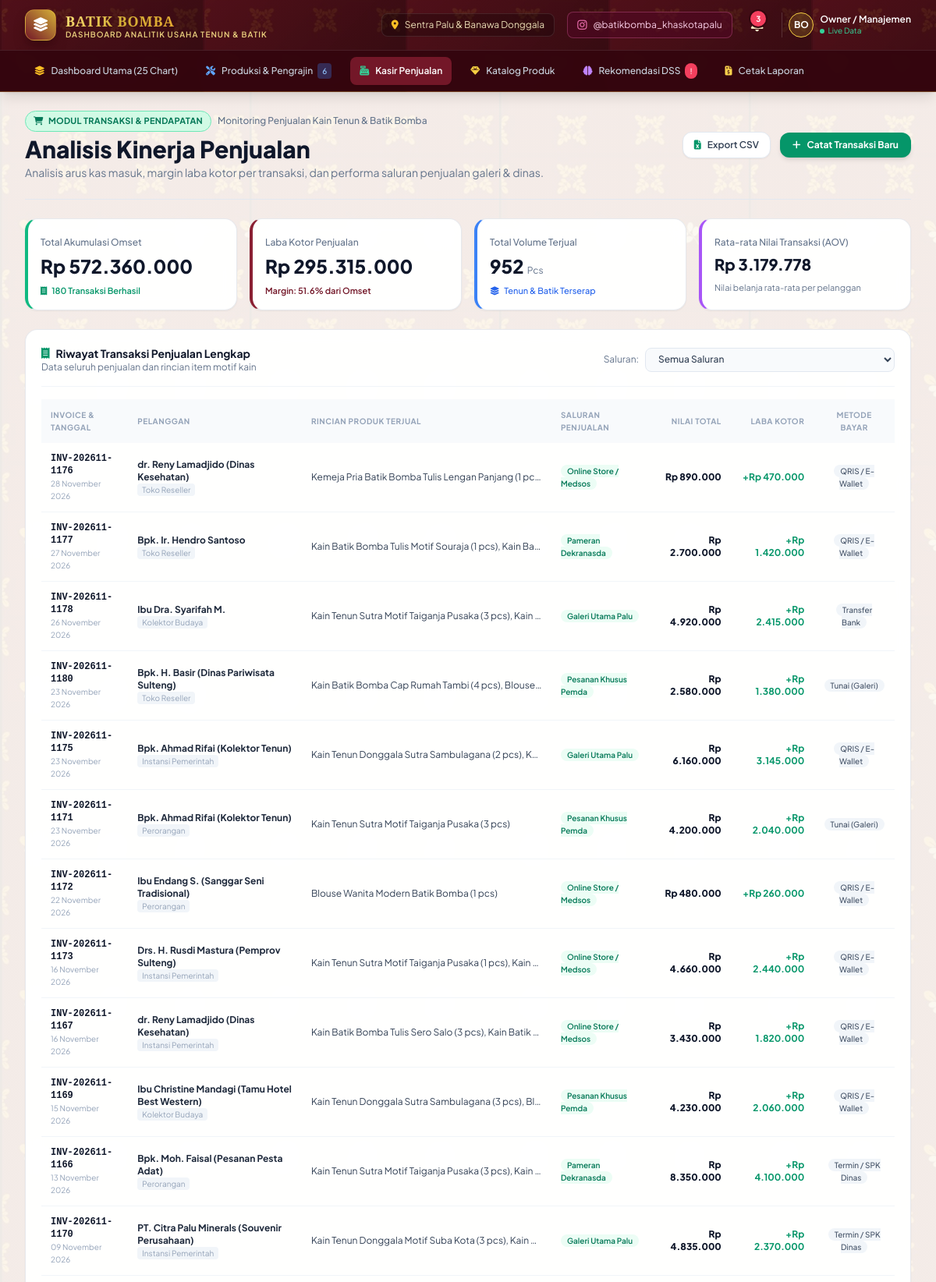
The page /sales.php (upper part) on the database its author committed.
### tables this page shows
CREATE TABLE sales (
        id INTEGER PRIMARY KEY AUTOINCREMENT,
        invoice_number TEXT NOT NULL UNIQUE,
        sale_date TEXT NOT NULL,
        customer_name TEXT NOT NULL,
        customer_type TEXT NOT NULL, -- 'Perorangan', 'Instansi Pemerintah', 'Kolektor Budaya', 'Toko Reseller'
        sales_channel TEXT NOT NULL, -- 'Galeri Utama Palu', 'Pameran Dekranasda', 'Online Store / Medsos', 'Pesanan Khusus Pemda'
        total_amount REAL NOT NULL,
        total_cost REAL NOT NULL DEFAULT 0,
        total_profit REAL NOT NULL DEFAULT 0,
        payment_method TEXT DEFAULT 'Transfer Bank',
        status TEXT DEFAULT 'Lunas',
        notes TEXT,
        created_at TEXT DEFAULT CURRENT_TIMESTAMP
    );

### database.php (called while the page is built, shortened)
<?php
function formatRupiah($angka) {
    return 'Rp ' . number_format($angka, 0, ',', '.');
}
function formatTanggalIndo($tanggal) {
    $bulanIndo = [
        1 => 'Januari', 'Februari', 'Maret', 'April', 'Mei', 'Juni',
        'Juli', 'Agustus', 'September', 'Oktober', 'November', 'Desember'
    ];
    $timestamp = strtotime($tanggal);
    $hari = date('d', $timestamp);
    $bulan = $bulanIndo[(int)date('m', $timestamp)];
    $tahun = date('Y', $timestamp);
    return "$hari $bulan $tahun";
}

### sales.php (the view, shortened to what this page needs)
<?php
require_once __DIR__ . '/config/database.php';
$pdo = getDBConnection();
$channelFilter = $_GET['channel'] ?? 'all';
$queryWhere = "1=1";
$salesStats = $pdo->query("SELECT
    COUNT(*) as total_transaksi,
    COALESCE(SUM(total_amount), 0) as total_omset,
    COALESCE(SUM(total_cost), 0) as total_hpp,
    COALESCE(SUM(total_profit), 0) as total_laba,
    COALESCE(AVG(total_amount), 0) as avg_order_value
    FROM sales s WHERE $queryWhere")->fetch();
$totalPcsSold = (int)$pdo->query("SELECT COALESCE(SUM(si.quantity), 0) FROM sale_items si JOIN sales s ON si.sale_id = s.id WHERE $queryWhere")->fetchColumn();
$salesListQuery = "SELECT
    s.*,
    GROUP_CONCAT(p.name || ' (' || si.quantity || ' pcs)', ', ') as items_summary,
    SUM(si.quantity) as total_items_qty
    FROM sales s
    JOIN sale_items si ON s.id = si.sale_id
    JOIN products p ON si.product_id = p.id
    WHERE $queryWhere
    GROUP BY s.id
    ORDER BY s.sale_date DESC, s.id DESC";
$salesList = $pdo->query($salesListQuery)->fetchAll();
include __DIR__ . '/includes/header.php';
?>
<div class="flex flex-col md:flex-row md:items-center md:justify-between pb-6 border-b border-slate-200 gap-4">
    <div>
        <div class="flex items-center space-x-2">
            <span class="px-2.5 py-1 text-[11px] font-bold tracking-wide uppercase rounded-full bg-emerald-100 text-emerald-700 border border-emerald-300">
                <i class="fas fa-shopping-cart mr-1"></i> Modul Transaksi & Pendapatan
            </span>
            <span class="text-xs text-slate-500 font-medium">Monitoring Penjualan Kain Tenun & Batik Bomba</span>
        </div>
        <h1 class="text-2xl sm:text-3xl font-extrabold text-slate-900 mt-1">
            Analisis Kinerja Penjualan
        </h1>
        <p class="text-xs sm:text-sm text-slate-500 mt-0.5">
            Analisis arus kas masuk, margin laba kotor per transaksi, dan performa saluran penjualan galeri & dinas.
        </p>
    </div>
    <div class="flex items-center space-x-3">
        <a href="api.php?action=export_csv&type=sales" class="px-3.5 py-2 bg-white border border-slate-200 hover:bg-slate-50 text-slate-700 text-xs font-semibold rounded-xl shadow-sm transition flex items-center">
            <i class="fas fa-file-excel mr-2 text-emerald-600"></i> Export CSV
        </a>
        <button onclick="document.getElementById('modalAddSale').classList.remove('hidden')" class="px-4 py-2 bg-emerald-600 hover:bg-emerald-700 text-white text-xs font-bold rounded-xl shadow-md transition flex items-center">
            <i class="fas fa-plus mr-2"></i> Catat Transaksi Baru
        </button>
    </div>
</div>
<div class="grid grid-cols-1 sm:grid-cols-2 lg:grid-cols-4 gap-4 my-6">
    <div class="glass-card rounded-2xl p-4 shadow-sm border-l-4 border-l-emerald-500">
        <span class="text-xs text-slate-500 font-medium">Total Akumulasi Omset</span>
        <div class="mt-1 text-2xl font-extrabold text-slate-900"><?= formatRupiah($salesStats['total_omset']) ?></div>
        <div class="mt-2 text-[11px] text-emerald-600 font-semibold"><i class="fas fa-receipt mr-1"></i> <?= $salesStats['total_transaksi'] ?> Transaksi Berhasil</div>
    </div>
    <div class="glass-card rounded-2xl p-4 shadow-sm border-l-4 border-l-bomba-500">
        <span class="text-xs text-slate-500 font-medium">Laba Kotor Penjualan</span>
        <div class="mt-1 text-2xl font-extrabold text-slate-900"><?= formatRupiah($salesStats['total_laba']) ?></div>
        <div class="mt-2 text-[11px] text-bomba-600 font-semibold">
            Margin: <?= ($salesStats['total_omset'] > 0) ? round(($salesStats['total_laba'] / $salesStats['total_omset']) * 100, 1) : 0 ?>% dari Omset
        </div>
    </div>
    <div class="glass-card rounded-2xl p-4 shadow-sm border-l-4 border-l-blue-500">
        <span class="text-xs text-slate-500 font-medium">Total Volume Terjual</span>
        <div class="mt-1 text-2xl font-extrabold text-slate-900"><?= number_format($totalPcsSold, 0, ',', '.') ?> <span class="text-xs font-normal text-slate-500">Pcs</span></div>
        <div class="mt-2 text-[11px] text-blue-600 font-medium"><i class="fas fa-layer-group mr-1"></i> Tenun & Batik Terserap</div>
    </div>
    <div class="glass-card rounded-2xl p-4 shadow-sm border-l-4 border-l-purple-500">
        <span class="text-xs text-slate-500 font-medium">Rata-rata Nilai Transaksi (AOV)</span>
        <div class="mt-1 text-xl font-extrabold text-slate-900"><?= formatRupiah($salesStats['avg_order_value']) ?></div>
        <div class="mt-2 text-[11px] text-slate-500">Nilai belanja rata-rata per pelanggan</div>
    </div>
</div>
<div class="glass-card rounded-2xl p-5 shadow-sm">
    <div class="flex flex-col sm:flex-row sm:items-center sm:justify-between pb-4 border-b border-slate-100 gap-3">
        <div>
            <h3 class="text-sm font-bold text-slate-900 flex items-center">
                <i class="fas fa-receipt mr-2 text-emerald-600"></i> Riwayat Transaksi Penjualan Lengkap
            </h3>
            <p class="text-xs text-slate-500">Data seluruh penjualan dan rincian item motif kain</p>
        </div>
        <div class="flex items-center space-x-2 text-xs">
            <span class="text-slate-500">Saluran:</span>
            <select onchange="location.href='sales.php?channel=' + this.value" class="px-3 py-1.5 bg-slate-50 border border-slate-200 rounded-lg text-slate-700 font-medium">
                <option value="all" <?= $channelFilter === 'all' ? 'selected' : '' ?>>Semua Saluran</option>
            </select>
        </div>
    </div>
    <div class="mt-4 overflow-x-auto">
        <table class="w-full text-left text-xs text-slate-600">
            <thead class="text-slate-400 bg-slate-50 uppercase text-[10px] tracking-wider">
                <tr>
                    <th class="py-3 px-3">Invoice & Tanggal</th>
                    <th class="py-3 px-3">Pelanggan</th>
                    <th class="py-3 px-3">Rincian Produk Terjual</th>
                    <th class="py-3 px-3">Saluran Penjualan</th>
                    <th class="py-3 px-3 text-right">Nilai Total</th>
                    <th class="py-3 px-3 text-right">Laba Kotor</th>
                    <th class="py-3 px-3 text-center">Metode Bayar</th>
                </tr>
            </thead>
            <tbody class="divide-y divide-slate-100">
                <?php foreach ($salesList as $sale): ?>
                <tr class="hover:bg-slate-50/70 transition">
                    <td class="py-3 px-3">
                        <span class="font-mono font-bold text-slate-900 block"><?= htmlspecialchars($sale['invoice_number']) ?></span>
                        <span class="text-[10px] text-slate-400"><?= formatTanggalIndo($sale['sale_date']) ?></span>
                    </td>
                    <td class="py-3 px-3">
                        <div class="font-bold text-slate-800"><?= htmlspecialchars($sale['customer_name']) ?></div>
                        <span class="text-[10px] text-slate-400 bg-slate-100 px-1.5 py-0.5 rounded"><?= htmlspecialchars($sale['customer_type']) ?></span>
                    </td>
                    <td class="py-3 px-3 max-w-xs truncate text-slate-700" title="<?= htmlspecialchars($sale['items_summary']) ?>">
                        <?= htmlspecialchars($sale['items_summary']) ?>
                    </td>
                    <td class="py-3 px-3">
                        <span class="px-2 py-0.5 rounded-full text-[10px] font-semibold bg-emerald-50 text-emerald-700">
                            <?= htmlspecialchars($sale['sales_channel']) ?>
                        </span>
                    </td>
                    <td class="py-3 px-3 text-right font-extrabold text-slate-900">
                        <?= formatRupiah($sale['total_amount']) ?>
                    </td>
                    <td class="py-3 px-3 text-right font-bold text-emerald-600">
                        +<?= formatRupiah($sale['total_profit']) ?>
                    </td>
                    <td class="py-3 px-3 text-center">
                        <span class="text-[10px] font-medium text-slate-600 bg-slate-100 px-2 py-0.5 rounded-lg">
                            <?= htmlspecialchars($sale['payment_method']) ?>
                        </span>
                    </td>
                </tr>
                <?php endforeach; ?>
            </tbody>
        </table>
    </div>
</div>
<?php include __DIR__ . '/includes/footer.php'; ?>

### header.php (style rules this page uses)
body.batik-page-bg { background-color: #FBF8F5; background-image: linear-gradient(to bottom, rgba(253, 250, 246, 0.93), rgba(250, 246, 240, 0.95)), url('assets/images/batik-bomba-bg.png'); background-size: 320px; background-repeat: repeat; background-attachment: fixed; }
.glass-card { background: rgba(255, 255, 255, 0.96); backdrop-filter: blur(10px); border: 1px solid rgba(229, 231, 235, 0.9); }

### rows shown on the page
sales: invoice_number "INV-202611-1176", sale_date "28 November 2026", customer_name "dr. Reny Lamadjido (Dinas Kesehatan)", customer_type "Toko Reseller", items_summary "Kemeja Pria Batik Bomba Tulis Lengan Panjang (1 pcs)", sales_channel "Online Store / Medsos", total_amount "Rp 890.000", total_profit "Rp 470.000", payment_method "QRIS / E-Wallet"
sales: invoice_number "INV-202611-1177", sale_date "27 November 2026", customer_name "Bpk. Ir. Hendro Santoso", customer_type "Toko Reseller", items_summary "Kain Batik Bomba Tulis Motif Souraja (1 pcs), Kain Ba…", sales_channel "Pameran Dekranasda", total_amount "Rp 2.700.000", total_profit "Rp 1.420.000", payment_method "QRIS / E-Wallet"
sales: invoice_number "INV-202611-1178", sale_date "26 November 2026", customer_name "Ibu Dra. Syarifah M.", customer_type "Kolektor Budaya", items_summary "Kain Tenun Sutra Motif Taiganja Pusaka (3 pcs), Kain…", sales_channel "Galeri Utama Palu", total_amount "Rp 4.920.000", total_profit "Rp 2.415.000", payment_method "Transfer Bank"
sales: invoice_number "INV-202611-1180", sale_date "23 November 2026", customer_name "Bpk. H. Basir (Dinas Pariwisata Sulteng)", customer_type "Toko Reseller", items_summary "Kain Batik Bomba Cap Rumah Tambi (4 pcs), Blouse…", sales_channel "Pesanan Khusus Pemda", total_amount "Rp 2.580.000", total_profit "Rp 1.380.000", payment_method "Tunai (Galeri)"
sales: invoice_number "INV-202611-1175", sale_date "23 November 2026", customer_name "Bpk. Ahmad Rifai (Kolektor Tenun)", customer_type "Instansi Pemerintah", items_summary "Kain Tenun Donggala Sutra Sambulagana (2 pcs), K…", sales_channel "Galeri Utama Palu", total_amount "Rp 6.160.000", total_profit "Rp 3.145.000", payment_method "QRIS / E-Wallet"
sales: invoice_number "INV-202611-1171", sale_date "23 November 2026", customer_name "Bpk. Ahmad Rifai (Kolektor Tenun)", customer_type "Perorangan", items_summary "Kain Tenun Sutra Motif Taiganja Pusaka (3 pcs)", sales_channel "Pesanan Khusus Pemda", total_amount "Rp 4.200.000", total_profit "Rp 2.040.000", payment_method "Tunai (Galeri)"
sales: invoice_number "INV-202611-1172", sale_date "22 November 2026", customer_name "Ibu Endang S. (Sanggar Seni Tradisional)", customer_type "Perorangan", items_summary "Blouse Wanita Modern Batik Bomba (1 pcs)", sales_channel "Online Store / Medsos", total_amount "Rp 480.000", total_profit "Rp 260.000", payment_method "QRIS / E-Wallet"
sales: invoice_number "INV-202611-1173", sale_date "16 November 2026", customer_name "Drs. H. Rusdi Mastura (Pemprov Sulteng)", customer_type "Instansi Pemerintah", items_summary "Kain Tenun Sutra Motif Taiganja Pusaka (1 pcs), Kain…", sales_channel "Online Store / Medsos", total_amount "Rp 4.660.000", total_profit "Rp 2.440.000", payment_method "QRIS / E-Wallet"
sales: invoice_number "INV-202611-1167", sale_date "16 November 2026", customer_name "dr. Reny Lamadjido (Dinas Kesehatan)", customer_type "Instansi Pemerintah", items_summary "Kain Batik Bomba Tulis Sero Salo (3 pcs), Kain Batik…", sales_channel "Online Store / Medsos", total_amount "Rp 3.430.000", total_profit "Rp 1.820.000", payment_method "QRIS / E-Wallet"
sales: invoice_number "INV-202611-1169", sale_date "15 November 2026", customer_name "Ibu Christine Mandagi (Tamu Hotel Best Western)", customer_type "Kolektor Budaya", items_summary "Kain Tenun Donggala Sutra Sambulagana (3 pcs), Bl…", sales_channel "Pesanan Khusus Pemda", total_amount "Rp 4.230.000", total_profit "Rp 2.060.000", payment_method "QRIS / E-Wallet"
sales: invoice_number "INV-202611-1166", sale_date "13 November 2026", customer_name "Bpk. Moh. Faisal (Pesanan Pesta Adat)", customer_type "Perorangan", items_summary "Kain Tenun Sutra Motif Taiganja Pusaka (3 pcs), Kain…", sales_channel "Pameran Dekranasda", total_amount "Rp 8.350.000", total_profit "Rp 4.100.000", payment_method "Termin / SPK Dinas"
sales: invoice_number "INV-202611-1170", sale_date "09 November 2026", customer_name "PT. Citra Palu Minerals (Souvenir Perusahaan)", customer_type "Instansi Pemerintah", items_summary "Kain Tenun Donggala Motif Suba Kota (3 pcs), Kain…", sales_channel "Galeri Utama Palu", total_amount "Rp 4.835.000", total_profit "Rp 2.370.000", payment_method "Termin / SPK Dinas"

### other values the page prints
$criticalStockCount "3"
$activeBatchesCount "6"
formatRupiah($salesStats['total_omset']) "Rp 572.360.000"
$salesStats['total_transaksi'] "180"
formatRupiah($salesStats['total_laba']) "Rp 295.315.000"
$totalPcsSold "952"
formatRupiah($salesStats['avg_order_value']) "Rp 3.179.778"
